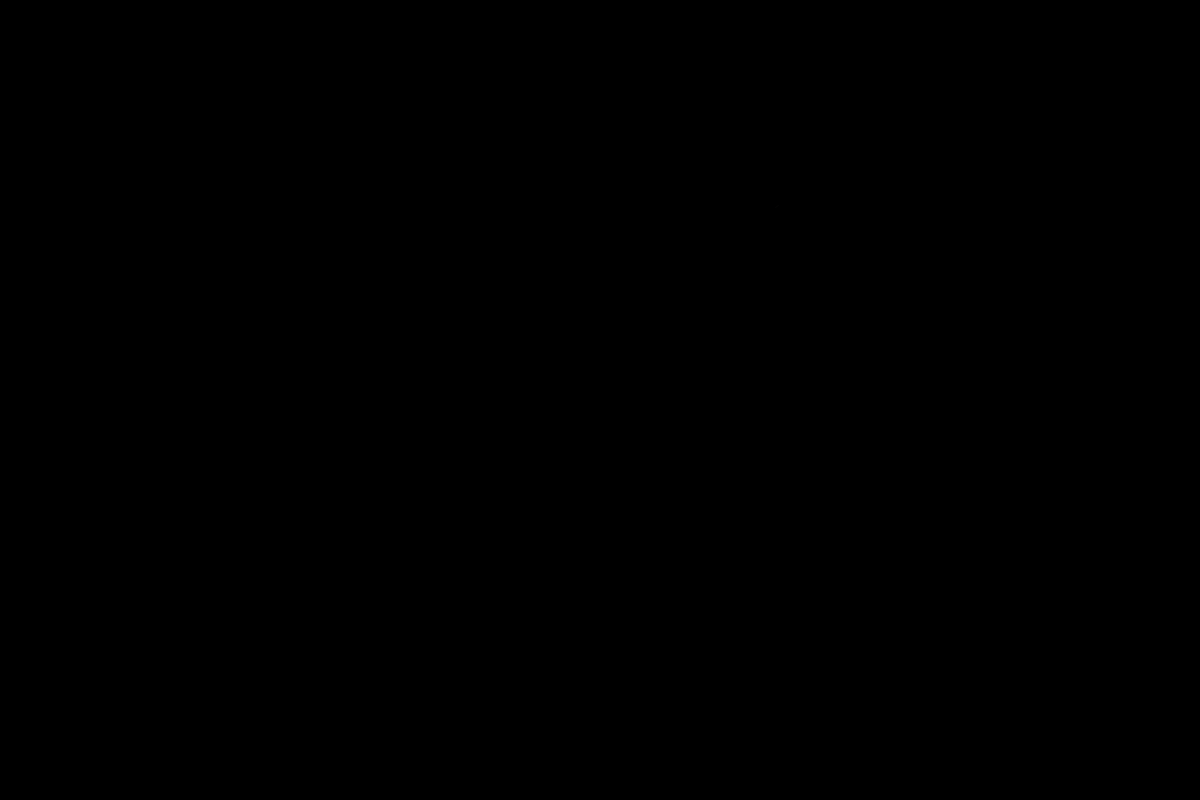
Frame 1 (no input)
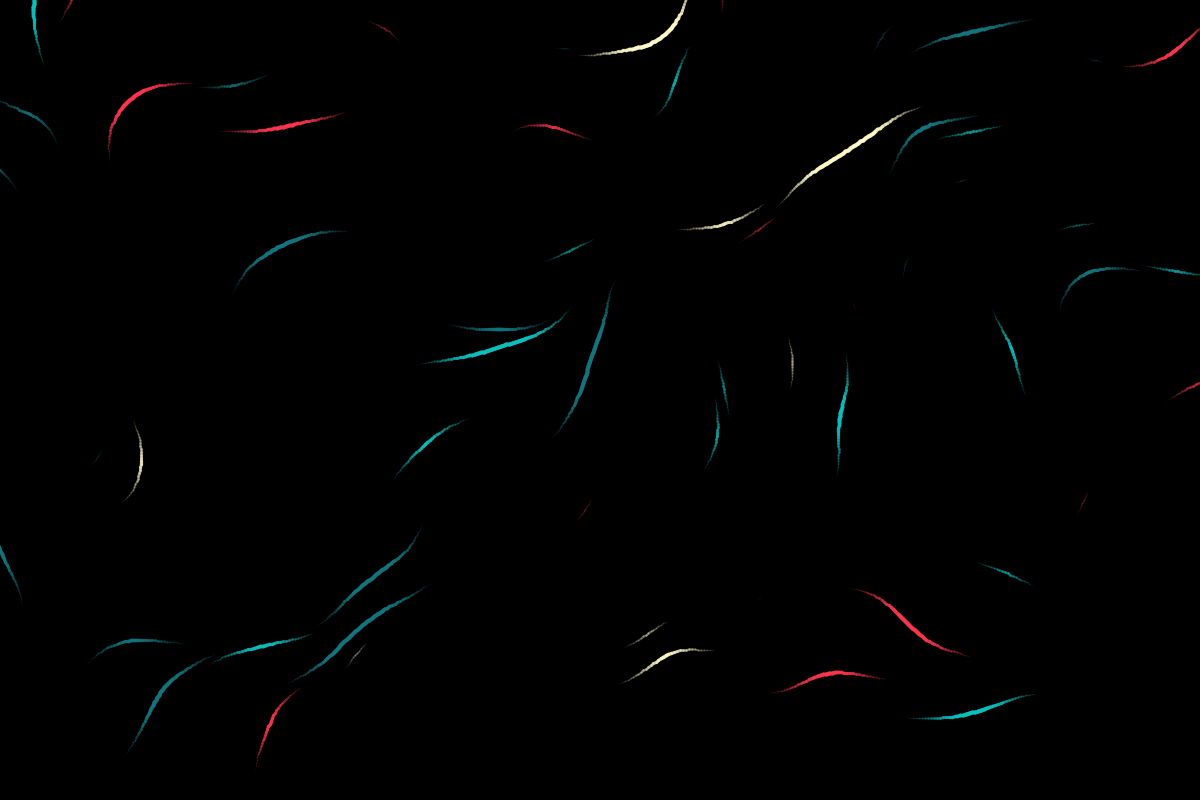
Frame 60 (the mouse pressed at the canvas centre just before this capture)
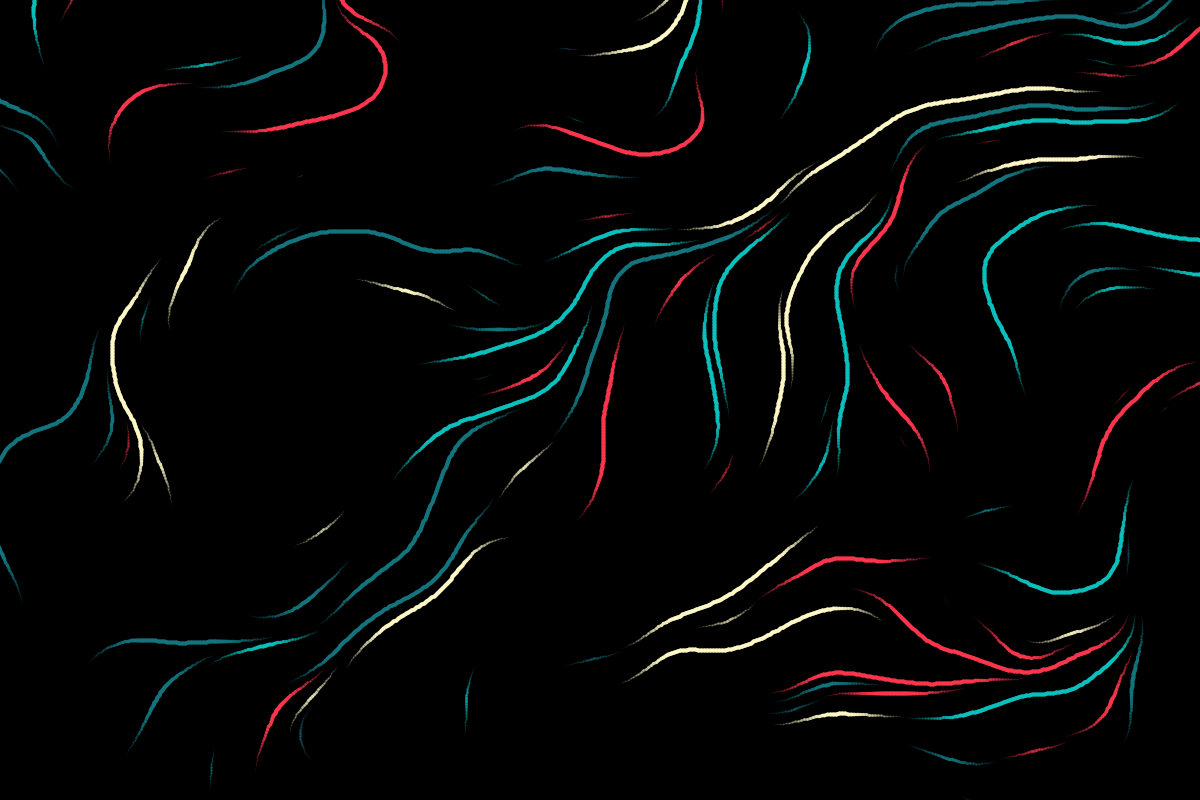
Frame 120 (the mouse held since frame 60 and released just before this capture)

The Processing sketch that drew these frames (run headless with seeded random() and noise(); from frame 60 on, the mouse is pressed at the canvas centre):

// Processing sketch: Particle_grow_lines
// ── Particle_grow_lines.pde
float NOISESCALE = 0.005;
float SPEED = 3.0;
ArrayList<Particle> particles; 
color[] shades = {#FC354C, #13747D, #0ABFBC, #FCF7C5};
float DEADDIST = 7;
float MAXTHICKNESS = 4;

void setup(){
  size(1200,800);
  background(0);
  noStroke();
  particles = new ArrayList<Particle>();
  noiseDetail(3);
}

void draw(){
  background(0);
  //println(particles.size());
   particles.add(randomNewParticle(particles));
  for (int i = 0; i < particles.size(); i++){
    if (particles.get(i).isDead()){
      particles.get(i).display();
      //particles.remove(i);
    } else {
      particles.get(i).update(particles,i);
      particles.get(i).display();
    }
    
  }
}

class Particle{
  
  ArrayList<PVector> positions;
  int life, age;
  boolean alive;
  color shade;
  
  Particle(PVector _pos, color _shade){
    this.positions = new ArrayList<PVector>();
    this.positions.add(_pos.copy());
    this.life = 1000;
    this.age = 0;
    this.alive = true;
    this.shade = _shade;
  }
  
  void update(ArrayList<Particle> _particles, int _i){
    int last = this.positions.size() - 1;
    PVector vector = this.positions.get(last).copy();
    float angle = noise(this.positions.get(last).x*NOISESCALE,this.positions.get(last).y*NOISESCALE)*TWO_PI;
    PVector addition = new PVector(sin(angle)*SPEED,cos(angle)*SPEED);
    
      for (int i = 0; i < _particles.size(); i++){
        if (i != _i){
          for (int j = 0; j < _particles.get(i).positions.size(); j++){
            PVector candidate = _particles.get(i).positions.get(j);
            float dist = dist(this.positions.get(last).x,this.positions.get(last).y,candidate.x,candidate.y);
            if (dist < DEADDIST){
              this.alive = false;
            }
          }
        }
      }
    
    
    vector.add(addition);
    this.positions.add(vector);
    this.age++;
  }
  
  void display(){
    if (this.positions.size() == 1){
      fill(255);
      noStroke();
      
      ellipse(this.positions.get(0).x,this.positions.get(0).y,2,2);
    } else {
      int switcher = 2;
      switch (switcher){
        case 0:
          for (int i = 0; i < this.positions.size(); i++){
            ellipse(this.positions.get(i).x,this.positions.get(i).y,2,2);
          }
          break;
        case 1:
          stroke(255);
          strokeWeight(1);
          noFill();
          
          beginShape();
          for (int i = 0; i < this.positions.size(); i++){
              curveVertex(this.positions.get(i).x,this.positions.get(i).y);
          }
          endShape();
          break;
        case 2:
          int size = this.positions.size();
          for (int i = 0; i < this.positions.size()-1; i++){
            float pressure = constrain(map(abs(i - size/2), size/2 - 20, size/2, 1, 0),0,1);
            strokeWeight(map(pressure,0,1,0.8,MAXTHICKNESS)); 
            stroke(this.shade,map(pressure,0,1,5,255));
            line(this.positions.get(i).x,this.positions.get(i).y,this.positions.get(i+1).x,this.positions.get(i+1).y);
          }
          break;
      }
    }
  }
  
  boolean isDead(){
    if ((this.age > this.life)||(!this.alive)){
      return true;
    } else {
      return false;
    }
    
  }
  
}

Particle randomNewParticle(ArrayList<Particle> _particles){
  boolean done = false;
  PVector pos = new PVector(0,0);
  while (!done){
    pos = new PVector(random(width), random(height));
    done = true;
    for (int i = 0; i < _particles.size(); i++){
      for (int j = 0; j < _particles.get(i).positions.size(); j++){
        PVector candidate = _particles.get(i).positions.get(j);
        float dist = dist(pos.x,pos.y,candidate.x,candidate.y);
        if (dist < DEADDIST){
          done = false;
        }
      }
    }
  }
  color shade = shades[floor(random(shades.length))];
  return new Particle(pos, shade);
}
